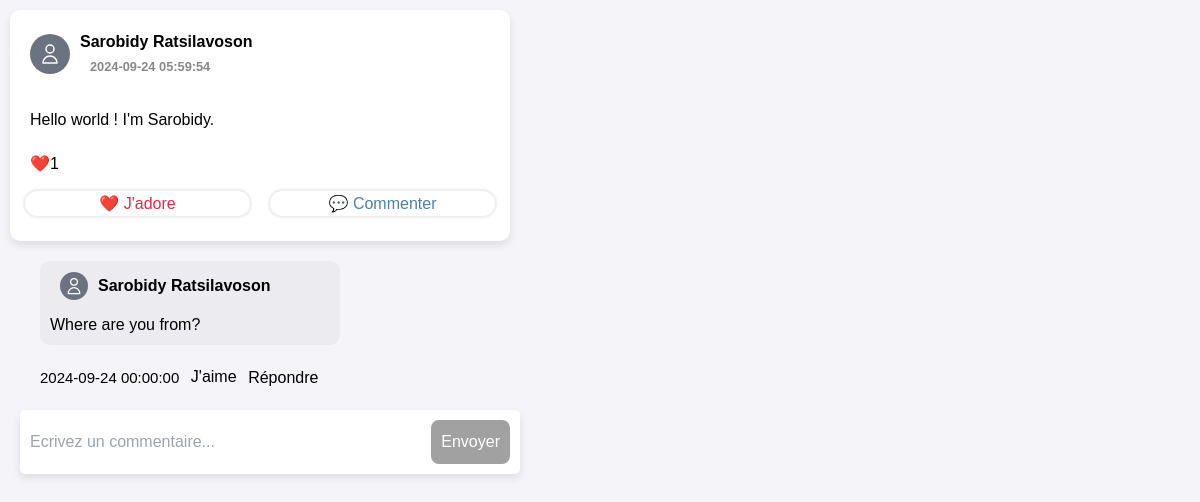
The app's page /afficher_commentaires.php?id_publication=1 (signed in) with its own data.
### tables this page shows
CREATE TABLE `publication` (
  `id` int NOT NULL AUTO_INCREMENT,
  `id_compte` int NOT NULL,
  `contenu` text NOT NULL,
  `date_lance` datetime DEFAULT NULL,
  PRIMARY KEY (`id`),
  KEY `id_compte` (`id_compte`),
  CONSTRAINT `publication_ibfk_1` FOREIGN KEY (`id_compte`) REFERENCES `compte` (`id`)
);

CREATE TABLE `compte` (
  `id` int NOT NULL AUTO_INCREMENT,
  `nom` varchar(100) NOT NULL,
  `prenom` varchar(100) NOT NULL,
  `email` varchar(100) NOT NULL,
  `mdp` varchar(100) NOT NULL,
  PRIMARY KEY (`id`)
);

CREATE TABLE `reaction` (
  `id` int NOT NULL AUTO_INCREMENT,
  `type_reaction` varchar(10) NOT NULL,
  `nom_reaction` varchar(10) DEFAULT NULL,
  `couleur_reaction` varchar(10) DEFAULT NULL,
  PRIMARY KEY (`id`)
);

CREATE TABLE `commentaire` (
  `id` int NOT NULL AUTO_INCREMENT,
  `id_compte` int NOT NULL,
  `id_publication` int NOT NULL,
  `contenu` text NOT NULL,
  `date_lance` datetime DEFAULT NULL,
  PRIMARY KEY (`id`),
  KEY `id_compte` (`id_compte`),
  KEY `id_publication` (`id_publication`),
  CONSTRAINT `commentaire_ibfk_1` FOREIGN KEY (`id_compte`) REFERENCES `compte` (`id`),
  CONSTRAINT `commentaire_ibfk_2` FOREIGN KEY (`id_publication`) REFERENCES `publication` (`id`)
);

### afficher_commentaires.php (the view, shortened to what this page needs)
<!DOCTYPE html>
<html lang="en">
<head>
    <link rel="stylesheet" href="index.php">
    <link rel="stylesheet" href="feuille.css">
    <script src="https://cdn.tailwindcss.com"></script>
</head>
<body>
<?php
include 'db_connect.php';
$id_compte = $_SESSION['id_user'];
if (isset($_POST['id_publication'])) {
    $id_publication = mysqli_real_escape_string($conn, $_POST['id_publication']);
} elseif (isset($_GET['id_publication'])) {
    $id_publication = mysqli_real_escape_string($conn, $_GET['id_publication']);
} else {
    echo 'Invalid request. Publication ID not provided.';
    exit();
}
$sqlPublication = "
    SELECT p.id, p.contenu, c.nom, c.prenom, p.date_lance
    FROM publication p
    JOIN compte c ON p.id_compte = c.id
    WHERE p.id = $id_publication";
$resultPublication = mysqli_query($conn, $sqlPublication);
if (mysqli_num_rows($resultPublication) > 0) {
    $rowPublication = mysqli_fetch_assoc($resultPublication);
    echo '<div class="publication">';
    echo '<div class="nom_prenom">';
    echo '<div class="h-10 w-10 overflow-hidden rounded-full">
            <svg xmlns="http://www.w3.org/2000/svg" fill="none" viewBox="0 0 24 24"
                class="h-10 w-10 p-2 text-white bg-gray-500 stroke-current">
                <path stroke-linecap="round" stroke-linejoin="round" stroke-width="1.5"
                d="M16 7a4 4 0 11-8 0 4 4 0 018 0zM12 14a7 7 0 00-7 7h14a7 7 0 00-7-7z"></path>
            </svg>
        </div>
    ';
    echo '<p>' . htmlspecialchars($rowPublication['prenom']) . ' ' . htmlspecialchars($rowPublication['nom']);
    echo '</br><small>' . htmlspecialchars($rowPublication['date_lance']) . '</small>';
    echo '</p>';
    echo '</div>';
    echo '<p class="contenu">' . htmlspecialchars($rowPublication['contenu']) . '</p>';
    $id_publication = $rowPublication['id'];
    $sqlCount = "SELECT COUNT(*) AS total_reactions FROM reaction_publication WHERE id_publication = $id_publication";
    $resultCount = mysqli_query($conn, $sqlCount);
    $rowCount = mysqli_fetch_assoc($resultCount);
    $nombre_reactions = $rowCount['total_reactions'];
    echo '<div class="nombre_reactions_commentaires">';
    if ($nombre_reactions > 0) {
        echo '<form class="voir_reaction" action="afficher_reactions.php" method="get">';
        echo '<input type="submit" value="';
        $reactions_existant = "SELECT r.type_reaction FROM reaction_publication rp
        JOIN reaction r ON rp.id_reaction = r.id
        WHERE rp.id_publication = $id_publication";
        $result_reactions_existant = mysqli_query($conn, $reactions_existant);
        while($row = mysqli_fetch_assoc($result_reactions_existant))
        {
            echo $row['type_reaction'];
        }
        if($nombre_reactions != 0)
        {
            echo $nombre_reactions .'">';
        }
        echo '</div>';
    }
    echo '<div class="buttons">';
    echo '<div class="reaction-container_' . htmlspecialchars($id_publication) . '">';
    $sqlUserReaction = "SELECT r.type_reaction,r.couleur_reaction, r.nom_reaction FROM reaction_publication rp
            JOIN reaction r ON rp.id_reaction = r.id
            WHERE rp.id_publication = $id_publication AND rp.id_compte = $id_compte";
    $resultUserReaction = mysqli_query($conn, $sqlUserReaction);
    if(mysqli_num_rows($resultUserReaction) > 0) {
        $userReaction = mysqli_fetch_assoc($resultUserReaction);
        echo '<div class="like-button_' . htmlspecialchars($id_publication) . '">' . $userReaction['type_reaction'];
        echo '<span style="color: ' . htmlspecialchars($userReaction["couleur_reaction"]) . ';"> ';
        echo $userReaction['nom_reaction'];
        echo '</span> ';
        echo '</div>';
    } else {
        echo '<div class="like-button_' . htmlspecialchars($id_publication) . '">👍 J\'aime';
        echo '</div>';
    }
            include 'db_connect.php';
            echo '</div>';
            echo '<div class="emoji_commenter"><a href="afficher_commentaires.php?id_publication='. $id_publication . '">💬 Commenter</a></div>';
    echo '</div>';
    echo '</div>';
    echo '<div class="ensemble_commentaires">';
    $sql = "
        SELECT rp.date_lance, rp.id, rp.id_compte, rp.contenu, c.nom, c.prenom
        FROM commentaire rp
        JOIN compte c ON rp.id_compte = c.id
        WHERE rp.id_publication = $id_publication";
    $result = mysqli_query($conn, $sql);
    if (mysqli_num_rows($result) > 0) {
        while ($row = mysqli_fetch_assoc($result)) {
            echo '<div class="commentaire">';
            echo '<div class="nom_prenom">';
            echo '<div class="h-7 w-7 overflow-hidden rounded-full">
            <svg xmlns="http://www.w3.org/2000/svg" fill="none" viewBox="0 0 24 24"
                class="h-7 w-7 p-1 text-white bg-gray-500 stroke-current">
                <path stroke-linecap="round" stroke-linejoin="round" stroke-width="1.5"
                d="M16 7a4 4 0 11-8 0 4 4 0 018 0zM12 14a7 7 0 00-7 7h14a7 7 0 00-7-7z"></path>
            </svg>
        </div>
    ';
            echo "<p class='nom_prenom'>" . $row['prenom'] . ' ' . $row['nom'] . '<br>';
            echo '</div>';
            echo '<div class="contenu_commentaire">' . htmlspecialchars($row['contenu']) . '</div>';
            $id_commentaire = $row['id'];
            echo '</div>';
            echo '<div class="bouton_commentaire">';
            echo "<div><small class='date_lance_commentaire'> " . htmlspecialchars($row['date_lance']) . "</small></div>";
            echo '<div class="reaction-container_' . htmlspecialchars($id_commentaire) . '">';
            $sqlUserReaction = "SELECT r.type_reaction,r.couleur_reaction, r.nom_reaction FROM reaction_commentaire rp
                    JOIN reaction r ON rp.id_reaction = r.id
                    WHERE rp.id_commentaire = $id_commentaire AND rp.id_compte = $id_compte";
            $resultUserReaction = mysqli_query($conn, $sqlUserReaction);
            if(mysqli_num_rows($resultUserReaction) > 0) {
                $userReaction = mysqli_fetch_assoc($resultUserReaction);
                echo '<div class="like-button_' . htmlspecialchars($id_commentaire) . '">' . $userReaction['type_reaction'];
                echo '<span style="color: ' . htmlspecialchars($userReaction["couleur_reaction"]) . ';"> ';
                echo $userReaction['nom_reaction'];
                echo '</span> ';
                echo '</div>';
            } else {
                echo '<div class="like-button_' . htmlspecialchars($id_commentaire) . '">J\'aime';
                echo '</div>';
            }
            echo '</div>';
            echo '<div><a href="voir_reponses.php?id_compte=' . $id_compte . '&id_commentaire=' . $id_commentaire . '&id_publication=' . $id_publication .'">Répondre</a></div>';
                echo '</div>';
        }
    }
    echo '</div>';
} else {
    echo 'No publication found with this ID.';
}
echo '<form class="form_ecrire_commentaire" action="commentaire.php" method="post">';
    echo '<input class="ecrire_commentaire" name="contenu" placeholder="Ecrivez un commentaire...">';
    echo '<button type="submit">Envoyer</button>';
    echo '</form>';
?>
</body>
</html>

### feuille.css (style rules this page uses)
body { font-family: Arial, sans-serif; margin: 0; padding: 0; background-color: #f4f4f9; }
.publication { background-color: white; border-radius: 10px; padding : 10px 0; margin: 10px 10px 0 10px; max-width: 500px; box-shadow: 0 4px 8px rgba(0, 0, 0, 0.1); }
.publication p, .commentaire p { font-size: 16px; margin: 10px; }
.publication small, .commentaire small { color: #888; margin: 10px; }
.nom_prenom { font-weight: bolder; display: flex; margin: 0 20px; align-items: center; }
.contenu { padding: 10px 10px; }
.voir_reaction input, .voir_commentaire input { background: none; border: none; }
.nombre_reactions_commentaires { display: flex; flex-direction: row; justify-content: space-between; align-items: center; padding: 0 20px; }
.buttons { display: flex; flex-direction: row; justify-content: space-between; align-items: center; margin: 15px; gap: 20px; }
a { color: #0a0104e7; border: none; cursor: pointer; font-size: 16px; text-decoration: none; }
.bouton_commentaire { display: none; }
.bouton_commentaire { display: flex; flex-direction: row; align-items: center; justify-content: space-between; max-width: 350px; margin: 20px; }
.commentaire { background-color: #dfe0e77a; border-radius: 10px; max-width: 300px; padding-top: 3px; padding-bottom: 3px; margin: 20px; }
.contenu_commentaire { padding: 5px 10px; }
.date_lance_commentaire { font-size: 15px; }
.form_ecrire_commentaire { margin: 20px; display: flex; align-items: center; gap: 10px; border-radius: 5px; background: white; max-width: 500px; justify-content: space-between; padding: 10px; box-shadow: 0 4px 8px rgba(0, 0, 0, 0.1); position: sticky; bottom: 0; z-index: 1000; }
.form_ecrire_commentaire button { background-color: #777779b0; border: none; color: white; padding: 10px; border-radius: 8px; cursor: pointer; }
.ecrire_commentaire { border: none; background: none; }
.ensemble_commentaires { margin-top: 20px; margin-left: 20px; max-width: 500px; }
.emoji_commenter { font-size: 20px; color: #4b81a9; width: 50%; padding: 10px; display: flex; justify-content: center; align-items: center; height: 25px; border-radius: 25px; box-shadow: 0 0 2px 2px rgba(80, 80, 80, 0.1); }

### records on screen
publication: id_compte.prenom "Sarobidy", id_compte.nom "Ratsilavoson", date_lance "2024-09-24 05:59:54", contenu "Hello world ! I'm Sarobidy."
reaction: type_reaction "❤️1", type_reaction "❤️", nom_reaction "J'adore"
commentaire: id_compte.prenom "Sarobidy", id_compte.nom "Ratsilavoson", contenu "Where are you from?", date_lance "2024-09-24 00:00:00"
